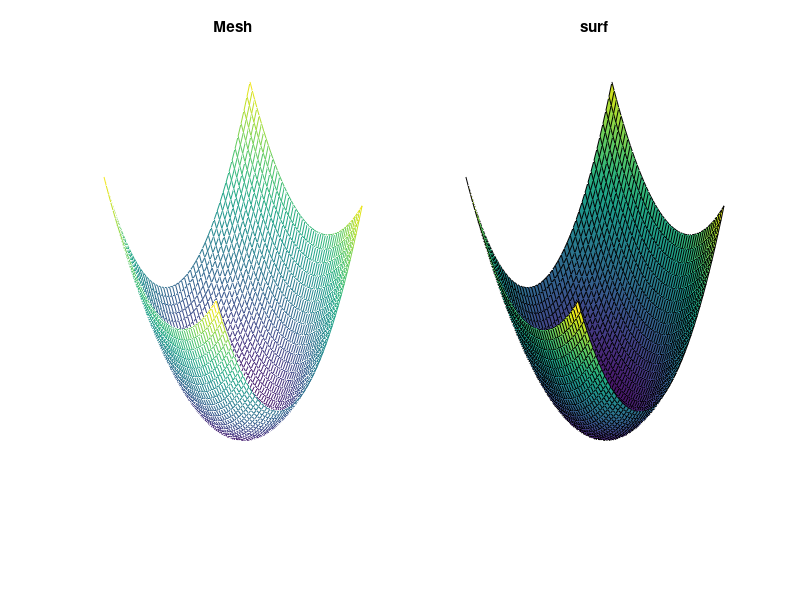

Here is the MATLAB script that generated this plot:
clc,close all,clear all;
%% Juan Camilo Alzate Urrego Cod. 316505
%% Taller 2 Informatica II
%Paraboloide eliptico
c=1;
a=5;
b=7;
x=linspace(-100,100,50);
y=linspace(-100,100,50);
[x,y]=meshgrid(x,y);
Z=c*((x.^2)/(a.^2)+(y.^2/(b.^2)));
subplot(1,2,1)
mesh(x,y,Z)
title('Mesh')
xlabel('eje x')
ylabel('eje y')
axis off
grid off
subplot(1,2,2)
surf(x,y,Z)
title('surf')
xlabel('eje x')
ylabel('eje y')
zlabel('eje z')
axis off
grid off